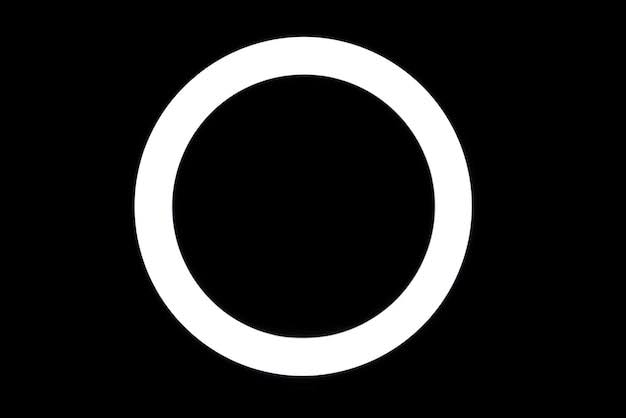
%> input picture codigos/RepRate owis/anillo.jpeg, 626 x 418 px
$ octave --eval "result = CircleDetection('anillo.jpeg');"   (GNU Octave 9; MATLAB toolbox functions it lacks are replaced by stand-ins)
%> lines starting %> are read from the running program, lines starting %| are printed output that depends on the picture; in (x1, y1, x2, y2) boxes, pixels count from 0 and x2, y2 are one past the last pixel; in counts of white or black regions, pixels touching at a corner belong together; the program's own positions count from 1
function res = CircleDetection(Im)
%> called with Im = 'anillo.jpeg'
% Detecta círculos en una imagen blanco/negro (dibujo en blanco, fondo negro).
% Salida: res{i} = [cy, cx, r]  (fila, columna, radio) en píxeles

if ischar(Im) || isstring(Im)
    Im2 = imread(Im);      % con el nombre del archivo
%> Im2 is the input picture: size 418x626x3 uint8; mean R, G, B 34.8, 34.8, 34.8
else
    Im2 = Im;              % con la imagen ya leída
end

if size(Im2,3) == 3
    grayImage = rgb2gray(Im2);
else
    grayImage = Im2;
end
BW = imbinarize(grayImage);
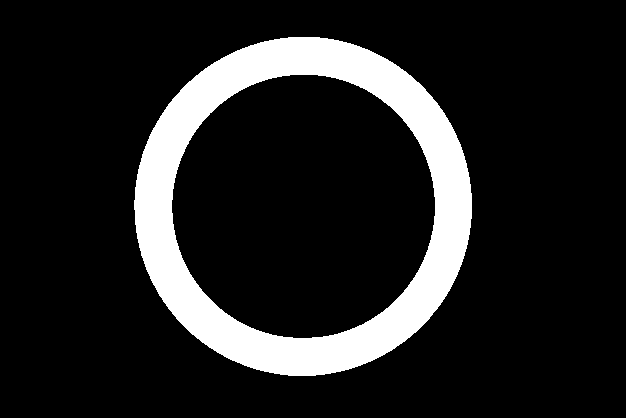
%> BW: size 418x626 logical; 13.6% white; 1 white region, box (x1, y1, x2, y2) and area: (134, 37, 472, 376) 35541

% Si el círculo está dibujado solo como contorno, lo rellenamos
BW = imfill(BW, 'holes');
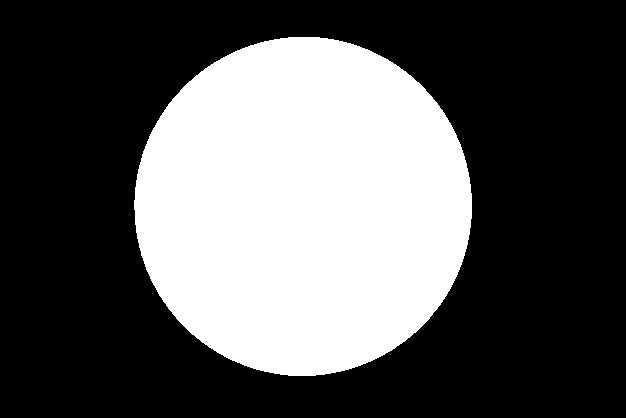
%> BW: size 418x626 logical; 34.3% white; 1 white region, box (x1, y1, x2, y2) and area: (134, 37, 472, 376) 89873
BW = bwareaopen(BW, 20);                 % quita ruido de pocos píxeles

stats = regionprops(BW, 'Centroid', 'Area', 'Perimeter', 'EquivDiameter');
%> stats = 1 region; Area, Centroid, EquivDiameter and Perimeter: 89873 [303.7 206.9] 338.3 1059.9
Nc = numel(stats);
%> Nc = 1

res = cell(1, Nc);
%> res = {[]}
circ = zeros(1, Nc);
for i = 1:Nc
    cx = stats(i).Centroid(1);           % Centroid = [x y]
    cy = stats(i).Centroid(2);
    r  = stats(i).EquivDiameter / 2;     % radio del círculo de igual área
    res{i} = [cy, cx, r];
    circ(i) = 4*pi*stats(i).Area / stats(i).Perimeter^2;   % ~1 si es círculo
end
%> this loop made 1 pass
%> (cx, cy, r) on pass 1: (303.7, 206.9, 169.1)
%> after the loop, res = {[206.9 303.7 169.1]}

% Aviso si alguna figura no parece un círculo
for i = find(circ < 0.85)
    warning('Figura %d tiene circularidad %.2f: puede no ser un círculo.', i, circ(i));
end
%> this loop made 0 passes

% Ordenar por altura (fila) y luego por columna
cen = cell2mat(res');
%> cen = [206.9 303.7 169.1]
[~, idx] = sortrows(cen(:,1:2));
%> idx = 1
res = res(idx);

% Visualización
imshow(BW); hold on
for i = 1:Nc
    plot(res{i}(2), res{i}(1), 'yo', 'MarkerFaceColor', 'r', 'MarkerSize', 5);
    viscircles([res{i}(2), res{i}(1)], res{i}(3), 'Color', 'r', 'LineWidth', 1);
end
%> this loop made 1 pass
%> `result = CircleDetection('anillo.jpeg');`:
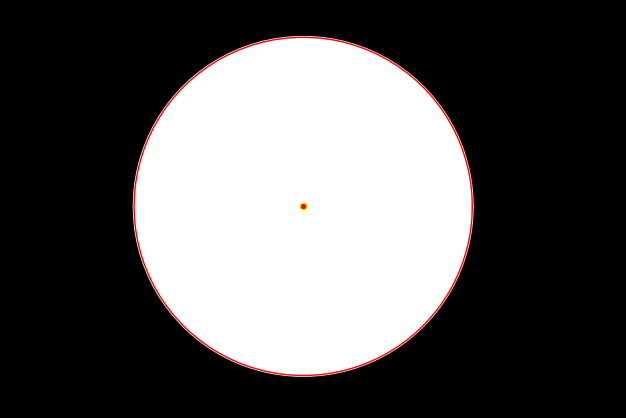
%> figure redrawn from the program's plot data
%> `result = CircleDetection('anillo.jpeg');`: result = {[206.9 303.7 169.1]}
hold off
end

$ run again, on codigos/RepRate owis/Diseño sin título-2.png
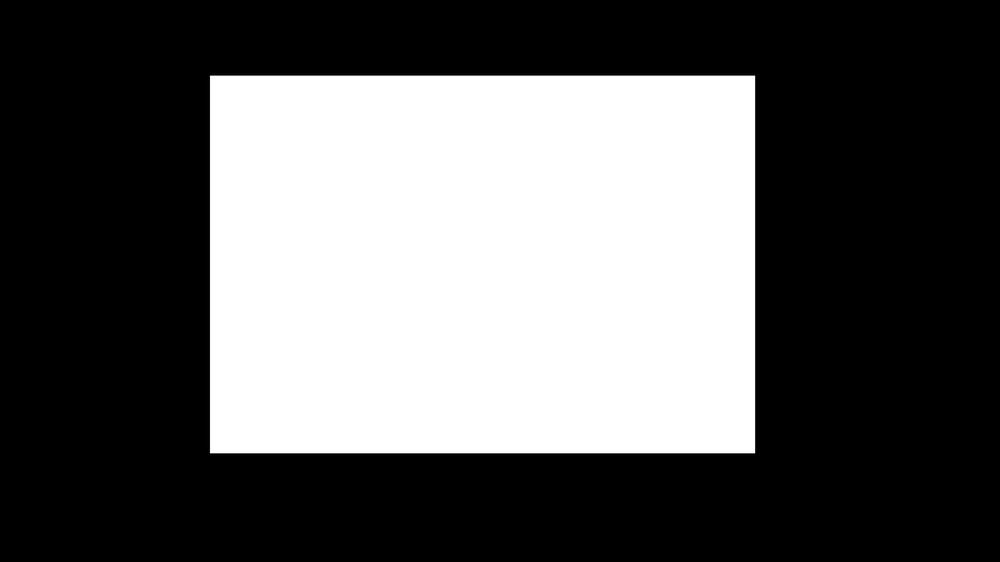
%> input picture codigos/RepRate owis/Diseño sin título-2.png, 1000 x 562 px, shrunk from 1920 x 1080 before the run
%> in CircleDetection, Im2 is the input picture: size 562x1000x3 uint8; min 0, max 255, mean 93.5
%> in CircleDetection, `BW = imbinarize(grayImage);`:
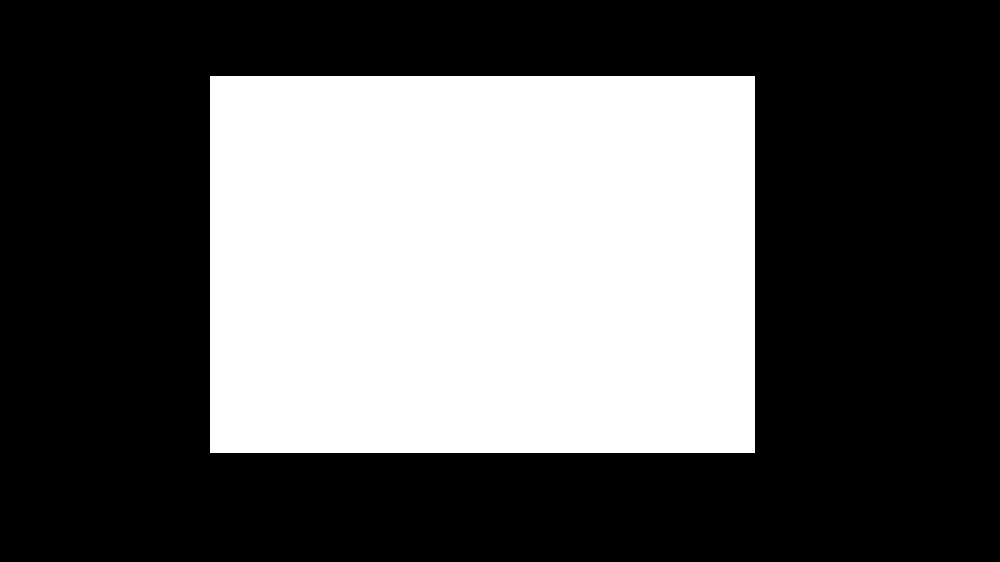
%> BW: size 562x1000 logical; 36.6% white; 1 white region, box (x1, y1, x2, y2) and area: (210, 76, 755, 453) 205465
%> stats = 1 region; Area, Centroid, EquivDiameter and Perimeter: 205465 [483 265] 511.5 1802.8
%> Nc = 1
%> in CircleDetection, `res = cell(1, Nc);`: res = {[]}
%> the loop in CircleDetection, `for i = 1:Nc` made 1 pass
%> (cx, cy, r) on pass 1: (483, 265, 255.7)
%> after the loop in CircleDetection, `for i = 1:Nc`: res = {[265 483 255.7]}
%> the loop in CircleDetection, `for i = find(circ < 0.85)` made 1 pass
%> cen = [265 483 255.7]
%> idx = 1
%> the loop in CircleDetection, `for i = 1:Nc` made 1 pass
%> `result = CircleDetection('anillo.jpeg');`:
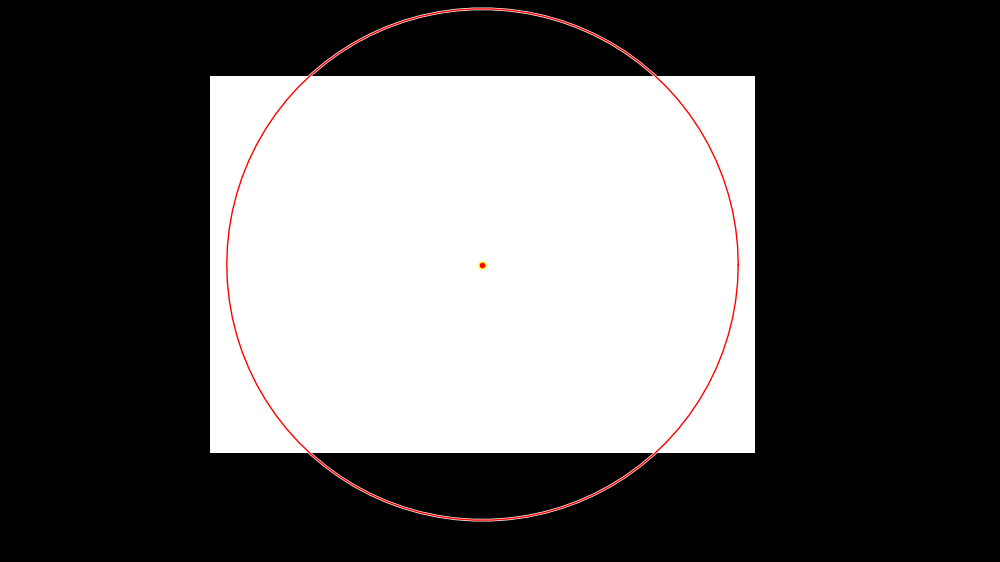
%> figure redrawn from the program's plot data
%> result = {[265 483 255.7]}

$ run again, on codigos/RepRate owis/circulo.png
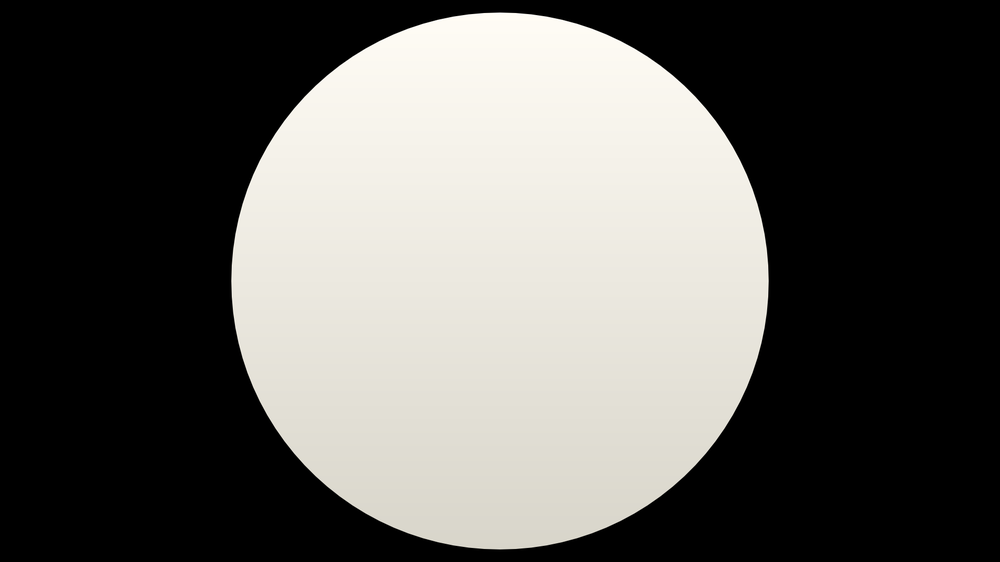
%> input picture codigos/RepRate owis/circulo.png, 1000 x 562 px, shrunk from 1920 x 1080 before the run
%> in CircleDetection, Im2 is the input picture: size 562x1000x3 uint8; mean R, G, B 95, 93.8, 90.2
%> in CircleDetection, `BW = imbinarize(grayImage);`:
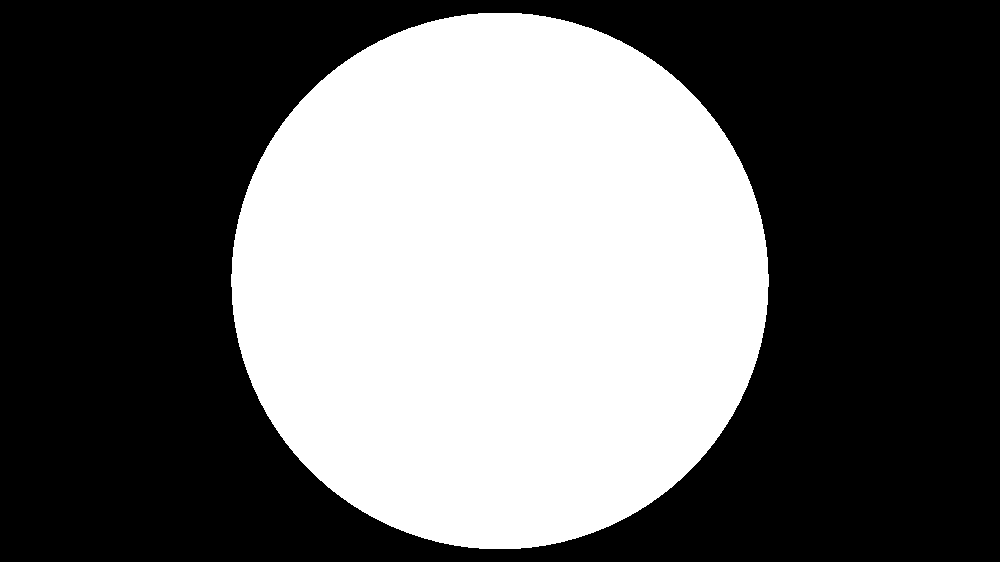
%> BW: size 562x1000 logical; 40.3% white; 1 white region, box (x1, y1, x2, y2) and area: (231, 13, 769, 549) 226510
%> stats = 1 region; Area, Centroid, EquivDiameter and Perimeter: 226510 [500.5 281.5] 537 1684.4
%> Nc = 1
%> in CircleDetection, `res = cell(1, Nc);`: res = {[]}
%> the loop in CircleDetection, `for i = 1:Nc` made 1 pass
%> (cx, cy, r) on pass 1: (500.5, 281.5, 268.5)
%> after the loop in CircleDetection, `for i = 1:Nc`: res = {[281.5 500.5 268.5]}
%> cen = [281.5 500.5 268.5]
%> idx = 1
%> the loop in CircleDetection, `for i = 1:Nc` made 1 pass
%> `result = CircleDetection('anillo.jpeg');`:
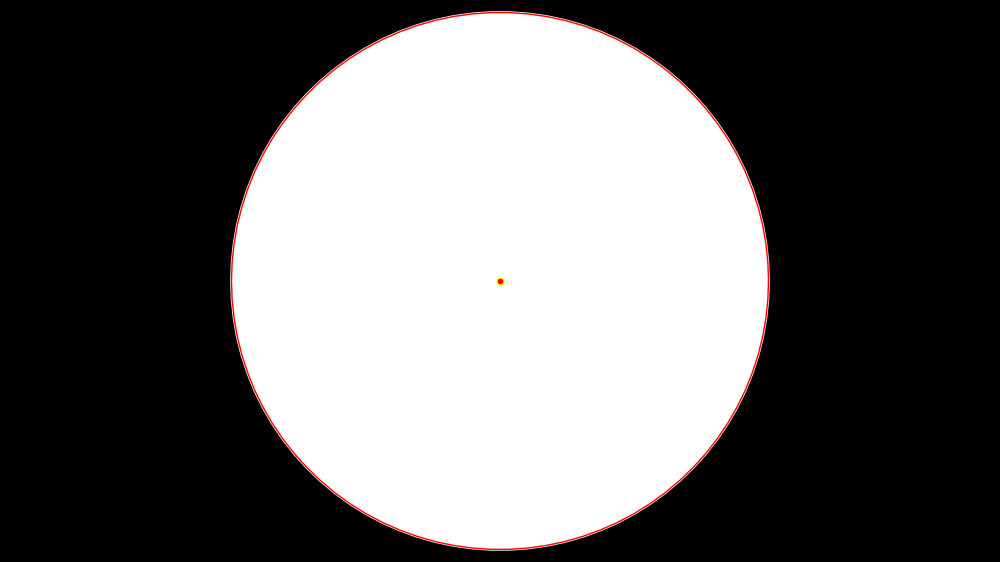
%> figure redrawn from the program's plot data
%> result = {[281.5 500.5 268.5]}
